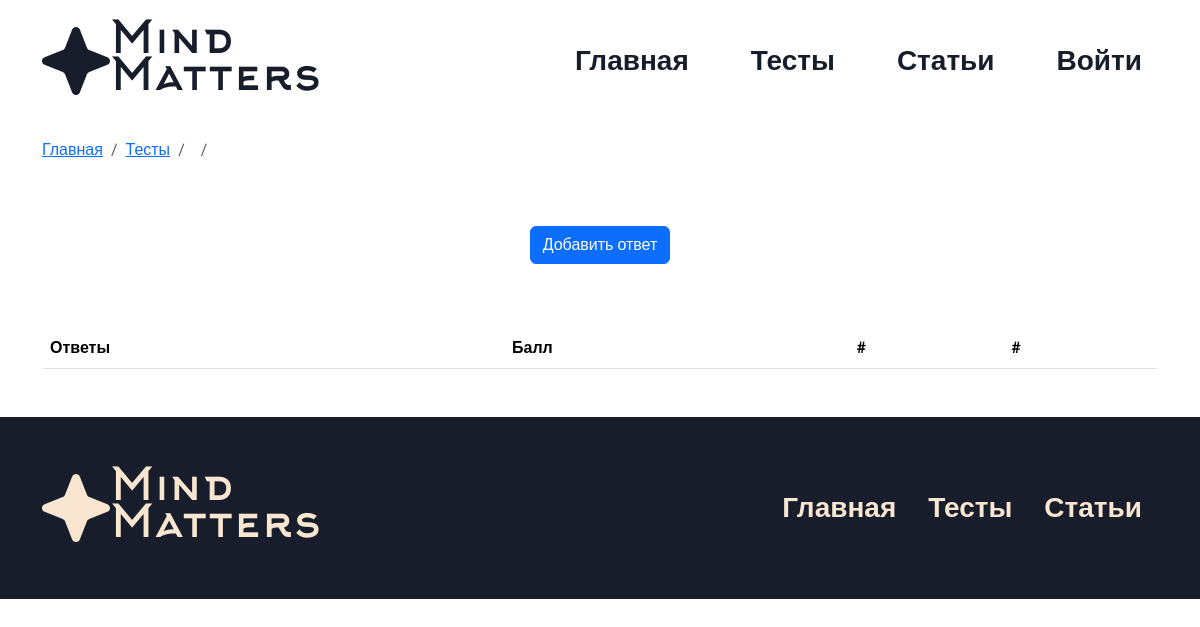
/add_answer/165test_id7, run on an earlier commit of the app's database.
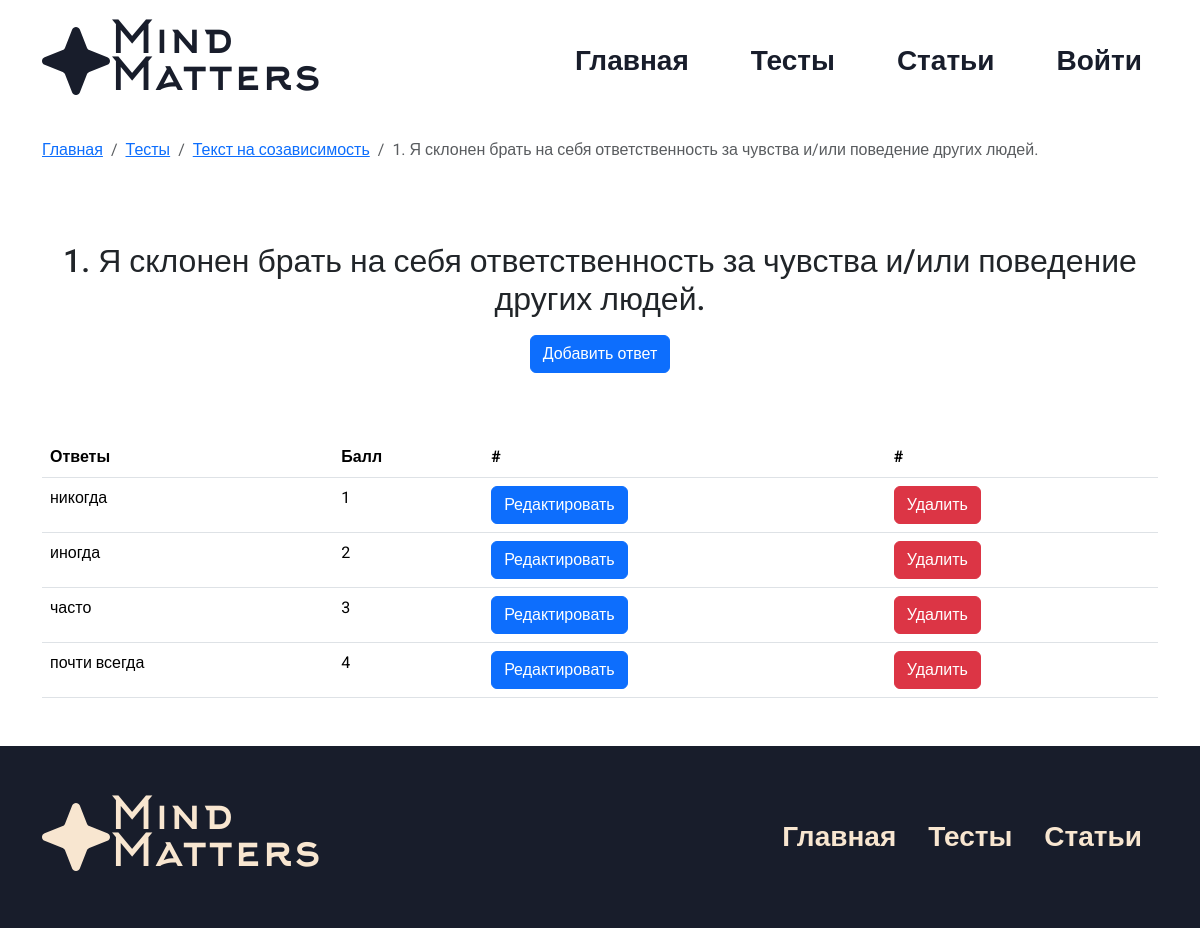
And on a later commit of the database.
### app/models.py (models this page shows, shortened)
class Tests(db.Model):
    id = db.Column(db.Integer,primary_key=True)
    title = db.Column(db.String(100))
    text = db.Column(db.Text)
    image_name = db.Column(db.String(100))
    category = db.Column(db.String(100))
    color = db.Column(db.String(100))

class Question(db.Model):
    id = db.Column(db.Integer,primary_key=True)
    title = db.Column(db.String(100))
    id_test = db.Column(db.Integer, db.ForeignKey('tests.id'))

class Answer(db.Model):
    id = db.Column(db.Integer,primary_key=True)
    title = db.Column(db.String(100))
    weight = db.Column(db.Integer)
    id_question = db.Column(db.Integer, db.ForeignKey('question.id'))

### app/views.py (the view, shortened to what this page needs)
@app.route('/add_answer/<int:id_question>test_id<int:id_test>', methods=['GET', 'POST'])
def add_answer(id_question,id_test):
    test = Tests.query.get(id_test)
    question = Question.query.filter_by(id=id_question).first()
    answer = Answer.query.filter_by(id_question=id_question).all()
    return render_template("add_answer.html",answer=answer,question=question,test=test)

### app/views.py (called while the page is built)
@app.context_processor
def inject_user():
    def get_user_name():
        if 'name' in session:
            return Users.query.filter_by(email=session['name']).first()
    return dict(active_user=get_user_name())

### app/templates/add_answer.html (shortened to what this page needs)
{% extends 'base.html' %}
{% block main %}
<div class="container">
    <ol class="breadcrumb py-3">
        <li class="breadcrumb-item"><a href="/">Главная</a></li>
        <li class="breadcrumb-item"><a href="/tests">Тесты</a> </li>
        <li class="breadcrumb-item"><a href="/edit_test/{{test.id}}">{{test.title}}</a></li>
        <li class="breadcrumb-item active "> <p class="text-truncate">{{question.title}}</p> </li>
      </ol>
<div class="text-center my-5">
    <h2> {{question.title}}</h2>
    <div class="my-3">
        <button type="button" class="btn btn-primary mb-3" data-bs-toggle="modal" data-bs-target="#exampleModal">
            Добавить ответ
        </button>
    </div>
</div>
</div>
<div class="my-5 container">
    <table class="table">
        <thead>
            <tr>
                <th scope="col">Ответы</th>
                <th scope="col">Балл</th>
                <th scope="col">#</th>
                <th scope="col">#</th>
            </tr>
        </thead>
        <tbody>
            {%for ans in answer%}
            <tr>
                <td>{{ans.title}} </td>
                <td>{{ans.weight}} </td>
                <td><button class="btn btn-primary" data-bs-toggle="modal" data-bs-target="#exampleModal{{ans.id}}">Редактировать</button></td>
                <td><a href="/delete-answer/{{question.id}}/{{ans.id}}/{{test.id}}" class="btn btn-danger">Удалить</a></td>
            </tr>
            {%endfor%}
        </tbody>
    </table>
</div>
{% endblock %}

### app/templates/base.html (shortened to what this page needs)
<!DOCTYPE html>
<html lang="en">
<head>
    <link href="https://cdn.jsdelivr.net/npm/bootstrap@5.3.3/dist/css/bootstrap.min.css" rel="stylesheet"
>
    <link rel="stylesheet" href="../static/css/style.css">
</head>
<body>
<div class="head-wrp-base">
        <div class="container" bis_skin_checked="1">
            <header class="d-flex flex-wrap  align-items-center py-4">
                <a href="/" class="d-flex align-items-center mb-3 mb-md-0 me-md-auto text-decoration-none main-logo">
                    <img src="../static/img/logo.svg" alt="">
                    <span class="logo-text">Mind <br> Matters</span>
                </a>
                <ul class="nav nav-pills nav-links">
                    <li class="nav-item"><a href="/" class="nav-link first-link">Главная</a></li>
                    <li class="nav-item"><a href="/tests" class="nav-link">Тесты</a></li>
                    <li class="nav-item"><a href="/articles" class="nav-link">Статьи</a></li>
                    {%if 'name' in session%}
                    <li class="nav-item"><a href="/profile" class="nav-link auth">Профиль</a></li>
                    <li class="nav-item"><a href="/logout" class="nav-link auth">Выйти</a></li>
                    {% else %}
                    <li class="nav-item"><a href="/auth" class="nav-link auth">Войти</a></li>
                    {%endif%}
                </ul>
            </header>
        </div>
    </div>
    {% block main %} {% endblock %}
    <footer>
        <div class="container">
            <div class="big-footer">
                <div class="d-flex justify-content-evenly  align-items-center py-4">
                    <a href="#" class="d-flex align-items-center mb-3 mb-md-0 me-md-auto text-decoration-none">
                        <img src="../static/img/footer.svg" alt="">
                        <span class="logo-text-footer">Mind <br> Matters</span>
                    </a>
                    <ul class="nav nav-pills nav-links-footer">
                        <li class="nav-item"><a href="/" class="nav-link first-link">Главная</a></li>
                        <li class="nav-item"><a href="/tests" class="nav-link">Тесты</a></li>
                        <li class="nav-item"><a href="/articles" class="nav-link">Статьи</a></li>
                    </ul>
                </div>
            </div>
        </div>
    </footer>
</body>
</html>

### app/static/css/style.css (style rules this page uses)
* { font-family: "Roboto", sans-serif; }
.head-wrp-base { background-color: transparent; }
header { z-index: 1000; }
.logo-text { font-size: 45px; line-height: 37px; font-family: 'Arkhip'; color: #181D2B; }
.nav-links a { font-size: 28px; color: #181D2B; line-height: 32px; position: relative; text-decoration: none; font-weight: bold; font-family: "Roboto", sans-serif; z-index: 1000; }
.nav-links a:not(.first-link) { margin-left: 30px; }
footer { background-color: #181D2B; padding: 30px; }
.logo-text-footer { font-size: 45px; line-height: 37px; font-family: 'Arkhip'; color: #F8E6D0; }
.nav-links-footer a { font-size: 28px; color: #F8E6D0; line-height: 32px; position: relative; text-decoration: none; font-weight: bold; font-family: "Roboto", sans-serif; }

What changed in the data, as far as the page shows it:
added Tests: title "Текст на созависимость"
added Question: title "1. Я склонен брать на себя ответственность за чувства и/или поведение других людей."
added Answer: title "никогда", weight "1"
added Answer: title "иногда", weight "2"
added Answer: title "часто", weight "3"
added Answer: title "почти всегда", weight "4"
